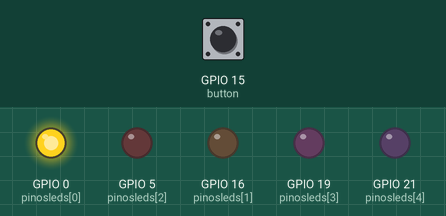
This sketch was run on a simulated ESP32. Parts: output pins drawn as LEDs (lit = HIGH). Dashed ring = blinking. The inputs (shaded band) are chosen by the test bench; at power-on: GPIO 15 (button) HIGH.

Above: at 1.7 s.
1.8 s: GPIO 15 (button) pulled LOW for 3.2 s
At 5.15 s:
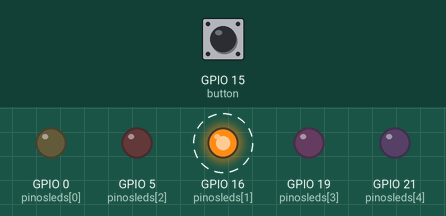
7.7 s: GPIO 15 (button) pulled LOW for 0.35 s
At 10.6 s:
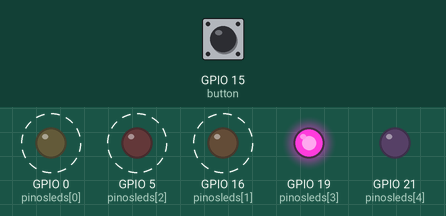
10.7 s: GPIO 15 (button) pulled LOW for 1 s
At 11.85 s:
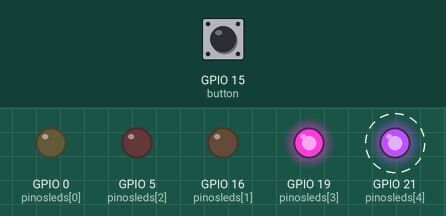
14.1 s: GPIO 15 (button) pulled LOW for 0.35 s
Timing chart, 0 to 18.1 s (numbered marks = the images above; inputs shaded):
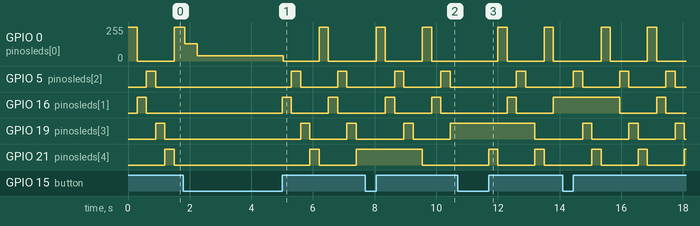

Measured:
- by itself, GPIO 5 (pinosleds[2]), GPIO 16 (pinosleds[1]): alternates HIGH for 0.30 s and LOW for 1.2 s

The sketch:

sketch.ino
```cpp
#define qnt_led 5
#define button 15
#define tempo 300

int pinosleds[qnt_led] = {0, 16, 5, 19, 21};

void setup() {
 for (int i = 0; i <  qnt_led; i++) {
  pinMode(pinosleds[i], OUTPUT);
 }
 pinMode(button, INPUT_PULLUP);
}

void loop() {
  for (int i = 0; i <  qnt_led; i++) {
    digitalWrite(pinosleds[i], HIGH);
    delay(tempo);
    digitalWrite(pinosleds[i], LOW);

  while (digitalRead(button) == LOW){
    digitalWrite(pinosleds[i], HIGH);

    if(digitalRead(button == HIGH)){
      digitalWrite(pinosleds[i], LOW);
    }
    }

  }

}
```
